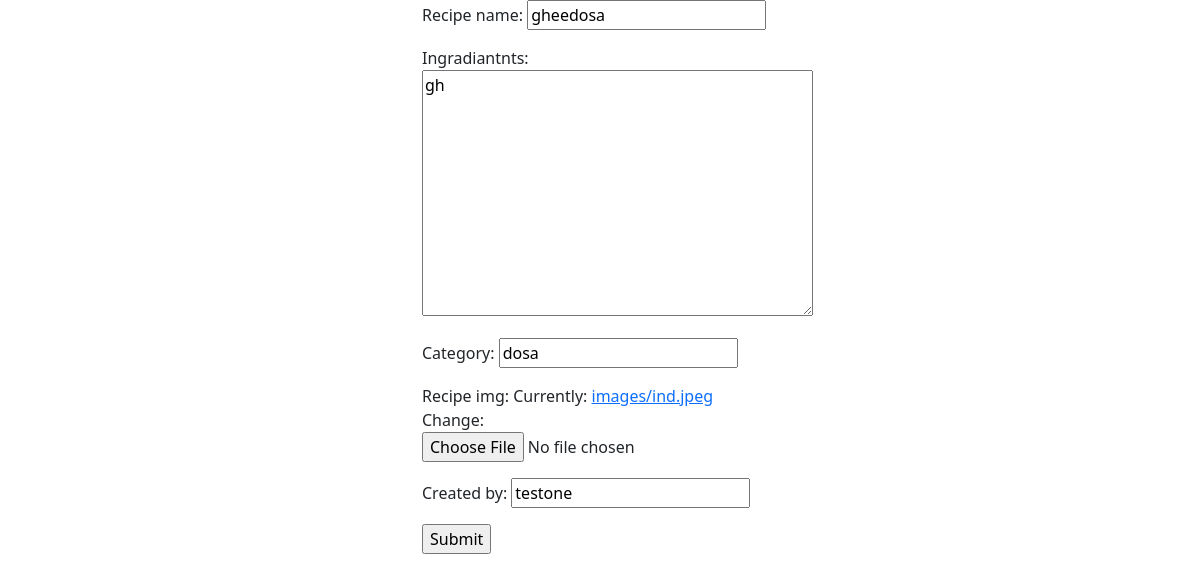
/recipes/edit/2, run on the app's committed database.
### recipes/models.py (models this page shows, shortened)
class Recipe(models.Model):
    recipe_name=models.CharField(max_length=120)
    ingradiantnts=models.CharField(max_length=250)
    category=models.CharField(max_length=100)
    recipe_img=models.ImageField(upload_to="images")
    created_by=models.CharField(max_length=120)

### recipes/views.py (the view, shortened to what this page needs)
# urls.py: path("edit/<int:id>",edit_recipe,name="edit"),
def edit_recipe(request,id):
    recipe=Recipe.objects.get(id=id)
    form=CreateRecipeForm(instance=recipe)
    context={}
    context["form"]=form
    return render(request,"recipes/editrecipe.html",context)

### recipes/forms.py
class CreateRecipeForm(ModelForm):
    ingradiantnts = forms.CharField(widget=forms.Textarea)
    class Meta:
        model=Recipe
        fields=["recipe_name","ingradiantnts",
                "category",
                "recipe_img",
                "created_by"
                ]

### recipes/templates/recipes/editrecipe.html (shortened to what this page needs)
<!DOCTYPE html>
<html lang="en">
<head>
    <link href="https://cdn.jsdelivr.net/npm/bootstrap@5.0.0-beta1/dist/css/bootstrap.min.css" rel="stylesheet">
</head>
<body>
<div class="container">
    <div class="row">
        <div class="col-4">
        </div>
        <div class="col-4">
<form action="" method="post" enctype="multipart/form-data">
    {{form.as_p}}
    <input type="submit">
</form>
        </div>
        <div class="col-4">
        </div>
    </div>
</div>
</body>
</html>

### data on the page
Recipe: recipe_name "gheedosa", ingradiantnts "gh", category "dosa", created_by "testone"
